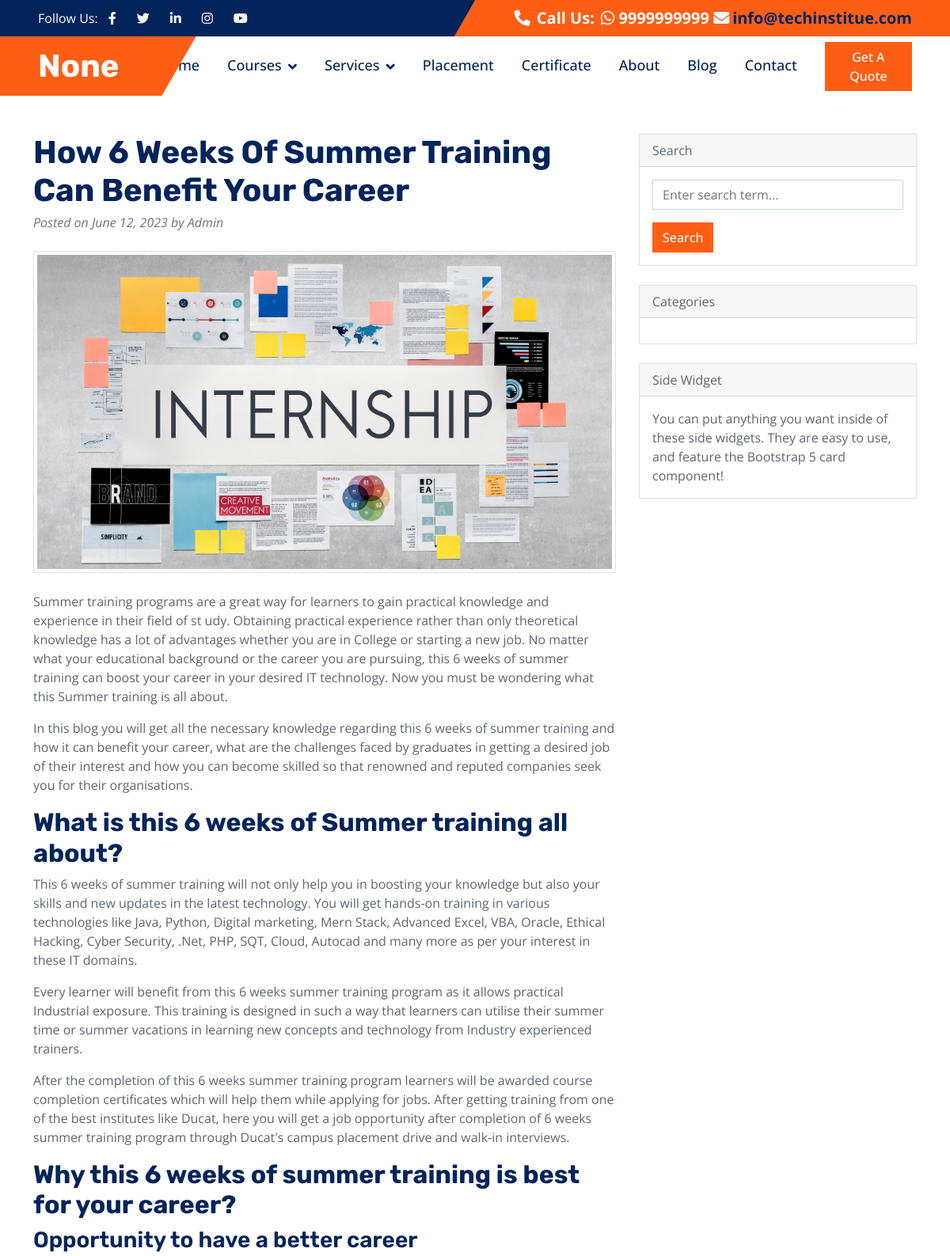
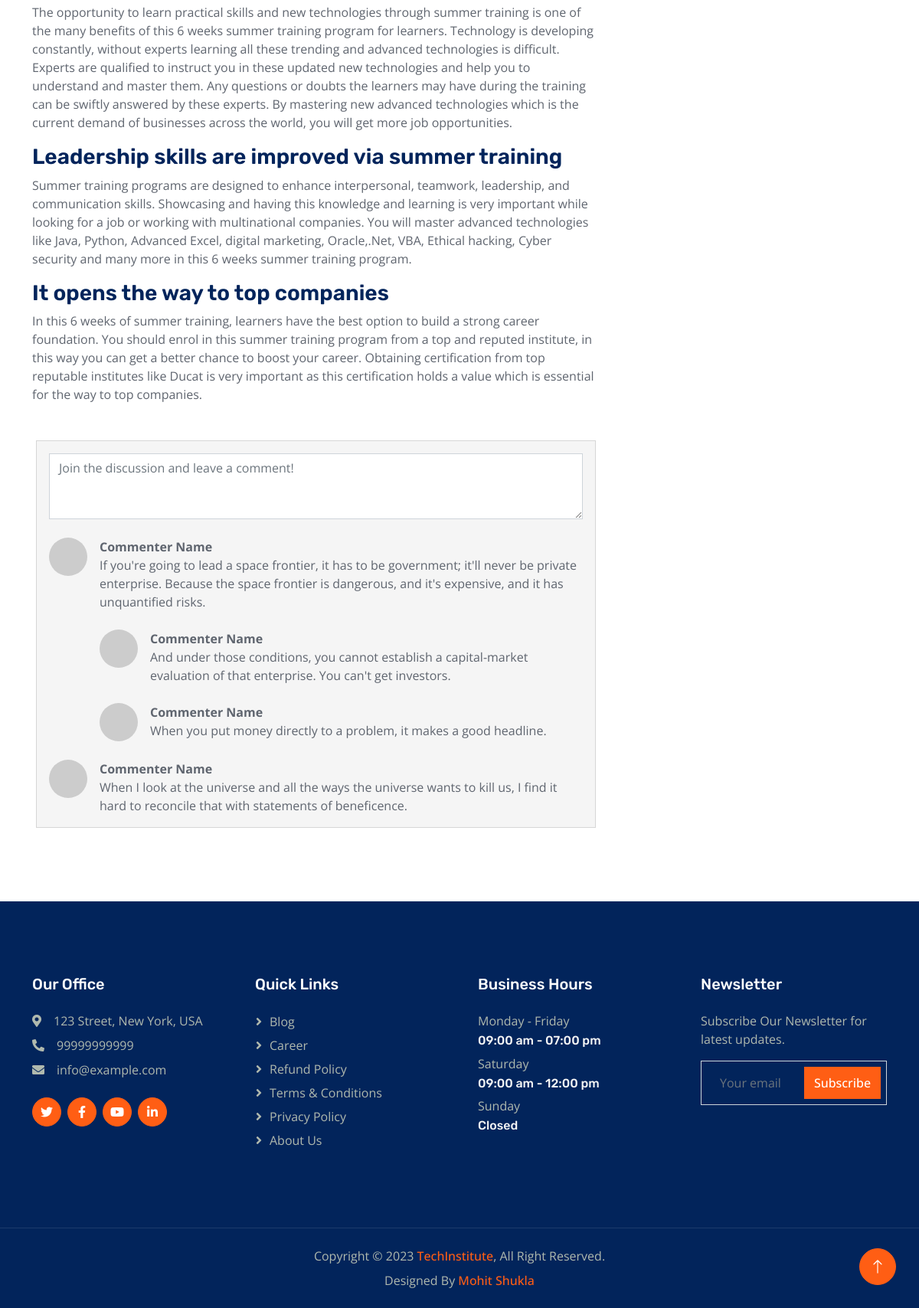
Screenshot of /details/how-6-weeks-of-summer-training-can-benefit-your-ca with the database file from the repository (2 pictures, top to bottom).
### mainheader/models.py (models this page shows)
class mainHeader(models.Model):
    header_title = models.CharField(max_length=50)
    header_social_url_twt = models.URLField(max_length=200)
    header_socila_url_link = models.URLField(max_length=200)
    header_social_url_fb = models.URLField(max_length=200)
    header_social_url_insta = models.URLField(max_length=200)
    header_social_url_yt = models.URLField(max_length=200)
    header_contact = models.CharField(max_length=12)
    header_email = models.EmailField(max_length=254)

### blogposts/models.py (models this page shows, shortened)
class blogPosts(models.Model):
    post_slug = AutoSlugField(populate_from='post_tittle',unique=True,null=True,default=None)
    post_category = models.ForeignKey(postCategories,on_delete=models.CASCADE,default=1)
    post_tittle = models.CharField(max_length=300)
    post_image = models.FileField(upload_to='postimages/', max_length=250,null=False,default=None)
    posted_on = models.DateField(auto_now=False, auto_now_add=False)
    posted_by = models.CharField(max_length=100)
    post_content = HTMLField()

### footercontact/models.py (models this page shows)
class footerContact(models.Model):
    address=models.CharField( max_length=50)
    contact=models.CharField(max_length=12)
    email=models.EmailField(max_length=254)

### businesshours/models.py (models this page shows)
class BusinessHours(models.Model):
    opendays = models.CharField(max_length=50)
    specificdayopen = models.CharField(max_length=50)
    closeday = models.CharField(max_length=50)

### techblog/views.py (the view)
# urls.py: path('details/<slug>',views.PostDetails),
def PostDetails(request,slug):
    mainheader = mainHeader.objects.all()
    headermenu = headerMenu.objects.all()
    footercontact=footerContact.objects.all()
    quicklinks = quickLinks.objects.all()
    businesshours = BusinessHours.objects.all()
    contactinfo = contactData.objects.all()
    singlepost = blogPosts.objects.get(post_slug=slug)
    blogposts = blogPosts.objects.all()
    postcategories = postCategories.objects.all()
    data = {
        'title' :'mohit',
        'mainheader':mainheader,
        'headermenu':headermenu,
        'footercontact':footercontact,
        'quicklinks':quicklinks,
        'businesshours':businesshours,
        'contactpageinfo':contactinfo,
        'singlepost':singlepost,
        'blogposts':blogposts,
        'postcategories':postcategories
    }
    return render(request,'postdetails.html',data)

### templates/postdetails.html (shortened to what this page needs)
{% extends "base.html" %}
{% block content %}
        <div class="container mt-5">
            <div class="row">
                <div class="col-lg-8">
                    <article>
                        <header class="mb-4">
                            <h1 class="fw-bolder mb-1">{{singlepost.post_tittle}}</h1>
                            <div class="text-muted fst-italic mb-2">Posted on {{singlepost.posted_on}} by {{singlepost.posted_by}}</div>
                        </header>
                        <figure class="mb-4"><img class="img-fluid rounded img-thumbnail" src="/media/{{singlepost.post_image}}" alt="..." /></figure>
                        <section class="mb-5">
                            <p class="fs-5 mb-4  text-justify" id="content">{{singlepost.post_content|safe}}</p>
                        </section>
                    </article>
                    <section class="mb-5">
                        <div class="card bg-light">
                            <div class="card-body">
                                <form class="mb-4"><textarea class="form-control" rows="3" placeholder="Join the discussion and leave a comment!"></textarea></form>
                                <div class="d-flex mb-4">
                                    <div class="flex-shrink-0"><img class="rounded-circle" src="https://dummyimage.com/50x50/ced4da/6c757d.jpg" alt="..." /></div>
                                    <div class="ms-3">
                                        <div class="fw-bold">Commenter Name</div>
                                        If you're going to lead a space frontier, it has to be government; it'll never be private enterprise. Because the space frontier is dangerous, and it's expensive, and it has unquantified risks.
                                        <div class="d-flex mt-4">
                                            <div class="flex-shrink-0"><img class="rounded-circle" src="https://dummyimage.com/50x50/ced4da/6c757d.jpg" alt="..." /></div>
                                            <div class="ms-3">
                                                <div class="fw-bold">Commenter Name</div>
                                                And under those conditions, you cannot establish a capital-market evaluation of that enterprise. You can't get investors.
                                            </div>
                                        </div>
                                        <div class="d-flex mt-4">
                                            <div class="flex-shrink-0"><img class="rounded-circle" src="https://dummyimage.com/50x50/ced4da/6c757d.jpg" alt="..." /></div>
                                            <div class="ms-3">
                                                <div class="fw-bold">Commenter Name</div>
                                                When you put money directly to a problem, it makes a good headline.
                                            </div>
                                        </div>
                                    </div>
                                </div>
                                <div class="d-flex">
                                    <div class="flex-shrink-0"><img class="rounded-circle" src="https://dummyimage.com/50x50/ced4da/6c757d.jpg" alt="..." /></div>
                                    <div class="ms-3">
                                        <div class="fw-bold">Commenter Name</div>
                                        When I look at the universe and all the ways the universe wants to kill us, I find it hard to reconcile that with statements of beneficence.
                                    </div>
                                </div>
                            </div>
                        </div>
                    </section>
                </div>
                {% block sidebar%}
                {% include 'sidebar.html'%}
                {% endblock %}
            </div>
        </div>
{% endblock %}

### templates/header.html (shortened to what this page needs)
{% load static %}
<!DOCTYPE html>
<html lang="en">
<head>
        <link href="https://cdn.jsdelivr.net/npm/bootstrap@5.0.2/dist/css/bootstrap.min.css" rel="stylesheet">
    <link href="https://cdnjs.cloudflare.com/ajax/libs/font-awesome/5.10.0/css/all.min.css" rel="stylesheet">
    <link href="https://cdn.jsdelivr.net/npm/bootstrap-icons@1.4.1/font/bootstrap-icons.css" rel="stylesheet">
    <link href="{% static 'lib/animate/animate.min.css' %}" rel="stylesheet">
    <link href="{% static 'lib/owlcarousel/assets/owl.carousel.min.css' %}" rel="stylesheet">
    <link href="{% static 'css/bootstrap.min.css' %}" rel="stylesheet">
    <link href="{% static 'css/main.css' %}" rel="stylesheet">
    <link href="{% static 'css/style.css' %}" rel="stylesheet">
</head>
<body>
    <div class="container-fluid bg-dark px-0">
        <div class="row g-0 d-none d-lg-flex">
            {% for item in mainheader %}
            <div class="col-lg-6 ps-5 text-start">
                <div class="h-100 d-inline-flex align-items-center text-white">
                    <span>Follow Us:</span>
                    <a class="btn btn-link text-light" target="_blank" href="{{item.header_social_url_fb}}"><i class="fab fa-facebook-f"></i></a>
                    <a class="btn btn-link text-light" target="_blank" href="{{item.header_social_url_twt}}"><i class="fab fa-twitter"></i></a>
                    <a class="btn btn-link text-light" target="_blank" href="{{item.header_socila_url_link}}"><i class="fab fa-linkedin-in"></i></a>
                    <a class="btn btn-link text-light" target="_blank" href="{{item.header_social_url_insta}}"><i class="fab fa-instagram"></i></a>
                    <a class="btn btn-link text-light" target="_blank" href="{{item.header_social_url_yt}}"><i class="fab fa-youtube"></i></a>
                </div>
            </div>
            <div class="col-lg-6 text-end">
                <div class="h-100 topbar-right d-inline-flex align-items-center text-white py-2 px-5">
                    <span class="fs-5 fw-bold me-2"><i class="fa fa-phone-alt me-2"></i>Call Us:</span>
                    <span class="fs-5 fw-bold"><i class="fab fa-whatsapp"></i> {{item.header_contact}} </span>
                    <a href="mailto:{{item.header_email}}" class="text-dark"><span class="fs-5 fw-bold">&nbsp;<i class="fa fa-envelope me-1 text-light"></i>{{item.header_email}}</span>
                </div>
            </div>
        </div>
        {%endfor%}
    </div>
    <nav class="navbar navbar-expand-lg bg-white navbar-light sticky-top py-0 pe-5">
        <a href="{% url 'home' %}" class="navbar-brand ps-5 me-0">
            {% for item in mainheader %}
            <h1 class="text-white m-0">{{item.header_title}}</h1>
            {%endfor%}
        </a>
        <div class="collapse navbar-collapse" id="navbarCollapse">
            <div class="navbar-nav ms-auto p-4 p-lg-0">
                <a href="{% url 'home' %} " class="nav-item nav-link">Home</a>
                <div class="nav-item dropdown">
                    <a href="#" class="nav-link dropdown-toggle" data-bs-toggle="dropdown">Courses</a>
                </div>
               <div class="nav-item dropdown">
                    <a href="!#" class="nav-link dropdown-toggle" data-bs-toggle="dropdown">Services</a>
                </div>
                <a href="{% url 'placement' %}" class="nav-item nav-link">Placement</a>
                <a href="{% url 'certificate' %}" class="nav-item nav-link">Certificate</a>
                <a href="{% url 'about' %}" class="nav-item nav-link">About</a>
                <a href="{% url 'blog' %}" class="nav-item nav-link">Blog</a>
                <a href="{% url 'contact' %}" class="nav-item nav-link">Contact</a>
            </div>
            <a href="" class="btn btn-primary px-3 d-none d-lg-block">Get A Quote</a>
        </div>
    </nav>

### templates/footer.html (shortened to what this page needs)
{% load static %}
    <div class="container-fluid bg-dark footer mt-5 py-5 wow fadeIn" data-wow-delay="0.1s">
        <div class="container py-5">
            <div class="row g-5">
                {% for contact in footercontact %}
                <div class="col-lg-3 col-md-6">
                    <h5 class="text-white mb-4">Our Office</h5>
                    <p class="mb-2"><i class="fa fa-map-marker-alt me-3"></i>{{contact.address}}</p>
                    <p class="mb-2"><i class="fa fa-phone-alt me-3"></i>{{contact.contact}}</p>
                    <p class="mb-2"><i class="fa fa-envelope me-3"></i>{{contact.email}}</p>
                    <div class="d-flex pt-3">
                        <a class="btn btn-square btn-primary rounded-circle me-2" href=""><i
                                class="fab fa-twitter"></i></a>
                        <a class="btn btn-square btn-primary rounded-circle me-2" href=""><i
                                class="fab fa-facebook-f"></i></a>
                        <a class="btn btn-square btn-primary rounded-circle me-2" href=""><i
                                class="fab fa-youtube"></i></a>
                        <a class="btn btn-square btn-primary rounded-circle me-2" href=""><i
                                class="fab fa-linkedin-in"></i></a>
                    </div>
                </div>
                {%endfor%}
                <div class="col-lg-3 col-md-6">
                    <h5 class="text-white mb-4">Quick Links</h5>
                    <a class="btn btn-link" href="{% url 'blog' %}">Blog</a>
                    <a class="btn btn-link" href="{% url 'career' %}">Career</a>
                    <a class="btn btn-link" href="{% url 'refundpolicy' %}">Refund Policy</a>
                    <a class="btn btn-link" href="{% url 'termscondition' %}">Terms & Conditions</a>
                    <a class="btn btn-link" href="{% url 'privacypolicy' %}">Privacy Policy</a>
                    <a class="btn btn-link" href="{% url 'about' %}">About Us</a>
                </div>
               {% for hours in businesshours %}
                <div class="col-lg-3 col-md-6">
                    <h5 class="text-white mb-4">Business Hours</h5>
                    <p class="mb-1">Monday - Friday</p>
                    <h6 class="text-light">{{hours.opendays}}</h6>
                    <p class="mb-1">Saturday</p>
                    <h6 class="text-light">{{hours.specificdayopen}}</h6>
                    <p class="mb-1">Sunday</p>
                    <h6 class="text-light">{{hours.closeday}}</h6>
                </div>
                {% endfor %}
                <div class="col-lg-3 col-md-6">
                    <h5 class="text-white mb-4">Newsletter</h5>
                    <p>Subscribe Our Newsletter for latest updates.</p>
                    <div class="position-relative w-100">
                        <form method="post" action="{% url 'subscribe' %}">
                        <input class="form-control bg-transparent w-100 py-3 ps-4 pe-5  subscribe_news" type="text" placeholder="Your email" name="email" required>
                        <button type="submit" class="btn btn-primary py-2 position-absolute top-0 end-0 mt-2 me-2">Subscribe</button>
                        </form>
                    </div>
                </div>
            </div>
        </div>
    </div>
    <div class="container-fluid copyright bg-dark py-4">
        <div class="container text-center">
            <p class="mb-2">Copyright &copy; {% now "Y" %} <a class="fw-semi-bold" href="#">TechInstitute</a>, All Right Reserved.
            </p>
            <p class="mb-0">Designed By <a class="fw-semi-bold" href="https://mohitshukla.in">Mohit Shukla</a>
        </div>
    </div>
    <a href="#" class="btn btn-lg btn-primary btn-lg-square rounded-circle back-to-top"><i
            class="bi bi-arrow-up"></i></a>
</body>
</html>

### static/css/main.css (style rules this page uses)
.card, .card-img-top { max-width: 100% !important; max-height: 100% !important; margin-left:5px; margin-bottom:20px; }
.w-100 { max-height:800px !important; }
.subscribe_news { color:#ffffff !important; }

### static/css/style.css (style rules this page uses)
:root { --primary: #FF5E14; --secondary: #5F656F; --light: #F5F5F5; --dark: #02245B; }
.back-to-top { position: fixed; display: none; right: 30px; bottom: 30px; z-index: 99; }
h1, h2, .h1, .h2, .fw-bold { font-weight: 700 !important; }
h3, h4, .h3, .h4, .fw-medium { font-weight: 600 !important; }
h5, h6, .h5, .h6, .fw-semi-bold { font-weight: 500 !important; }
.btn { transition: .5s; font-weight: 500; }
.btn-primary, .btn-outline-primary:hover { color: #FFFFFF; }
.btn-square { width: 38px; height: 38px; }
.btn-lg-square { width: 48px; height: 48px; }
.btn-square, .btn-sm-square, .btn-lg-square { padding: 0; display: flex; align-items: center; justify-content: center; font-weight: normal; }
.topbar-right { position: relative; background: var(--primary); }
.topbar-right::before { position: absolute; content: ""; width: 30px; height: 100%; top: 0; left: -15px; transform: skewX(-30deg); background-color: var(--primary); }
.navbar.sticky-top { top: -100px; transition: .5s; }
.navbar .navbar-brand { position: relative; padding-right: 50px; height: 75px; display: flex; align-items: center; background: var(--primary); }
.navbar .navbar-brand::after { position: absolute; content: ""; width: 50px; height: 100%; top: 0; right: -25px; transform: skewX(-30deg); background-color: var(--primary); }
.navbar .navbar-nav .nav-link { margin-right: 35px; padding: 20px 0; color: var(--dark); font-size: 18px; font-weight: 500; outline: none; }
.navbar .dropdown-toggle::after { border: none; content: "\f107"; font-family: "Font Awesome 5 Free"; font-weight: 900; vertical-align: middle; margin-left: 8px; }
.footer { color: #B0B9AE; }
.footer .btn.btn-link { display: block; margin-bottom: 5px; padding: 0; text-align: left; color: #B0B9AE; font-weight: normal; text-transform: capitalize; transition: .3s; }
.footer .btn.btn-link::before { position: relative; content: "\f105"; font-family: "Font Awesome 5 Free"; font-weight: 900; margin-right: 10px; }
.copyright { color: #B0B9AE; border-top: 1px solid rgba(255, 255, 255, .1); }

### rows the page displays
mainHeader: header_contact "9999999999", header_email "info@techinstitue.com", header_title "None"
blogPosts: post_tittle "How 6 Weeks Of Summer Training Can Benefit Your Career", posted_on "June 12, 2023", posted_by "Admin", post_image (picture), post_content "Summer training programs are a great way for learners to gain practical knowledge and experience in their field of st udy. Obtaining practical experience rather than only theoretical knowledge has a lot of advantages whether you are in College or starting a new job. No matter what your educational background or the career you are pursuing, this 6 weeks of summer training can boost your career in your desired IT technology. Now you must be wondering what this Summer training is all about. In this blog you will get all the necessary knowledge regarding this 6 weeks of summer training and how it can benefit your career, what are the challenges faced by graduates in getting a desired job of…"
footerContact: address "123 Street, New York, USA", contact "99999999999", email "info@example.com"
BusinessHours: opendays "09:00 am - 07:00 pm", specificdayopen "09:00 am - 12:00 pm", closeday "Closed"
